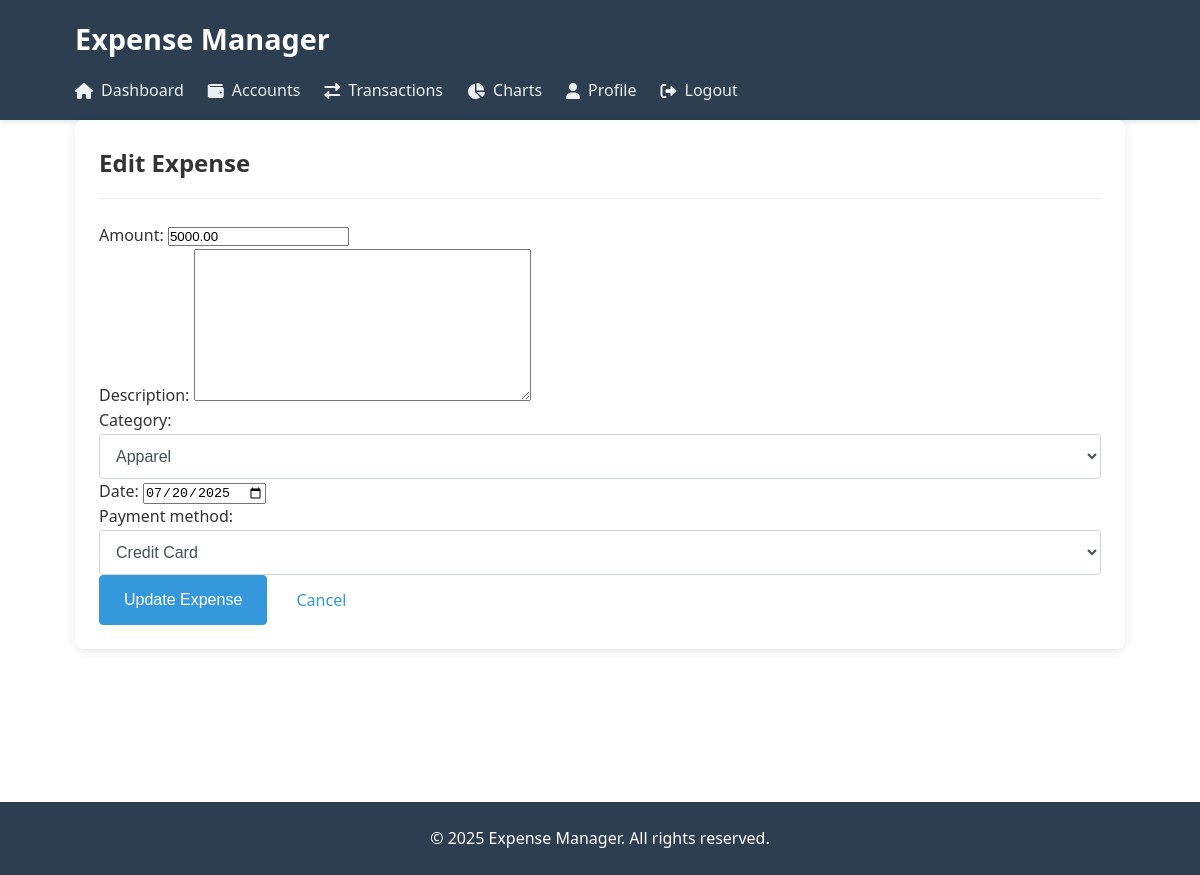
/expenses/1/edit/ (signed in), run on the app's committed database.
### expenses/models.py (models this page shows, shortened)
class Expense(models.Model):
    PAYMENT_METHODS = (
        ('cash', 'Cash'),
        ('credit_card', 'Credit Card'),
        ('debit_card', 'Debit Card'),
        ('bank_transfer', 'Bank Transfer'),
        ('other', 'Other'),
    )
    amount = models.DecimalField(max_digits=10, decimal_places=2)
    description = models.TextField(blank=True)
    category = models.ForeignKey(ExpenseCategory, on_delete=models.CASCADE)
    user = models.ForeignKey(User, on_delete=models.CASCADE)
    date = models.DateField()
    payment_method = models.CharField(max_length=20, choices=PAYMENT_METHODS)
    created_at = models.DateTimeField(auto_now_add=True)
    updated_at = models.DateTimeField(auto_now=True)

### expenses/views.py (the view)
# urls.py: path('expenses/<int:pk>/edit/', views.edit_expense, name='edit_expense'),
@login_required
def edit_expense(request, pk):
    expense = get_object_or_404(Expense, pk=pk, user=request.user)
    if request.method == 'POST':
        form = ExpenseForm(request.POST, instance=expense, user=request.user)
        if form.is_valid():
            form.save()
            messages.success(request, 'Expense updated successfully!')
            return redirect('expenses')
    else:
        form = ExpenseForm(instance=expense, user=request.user)
    return render(request, 'expenses/edit_expense.html', {'form': form})

### expenses/forms.py
class ExpenseForm(forms.ModelForm):
    class Meta:
        model = Expense
        fields = ['amount', 'description', 'category', 'date', 'payment_method']
        widgets = {
            'date': DateInput(),
            'payment_method': forms.Select(attrs={'class': 'form-select'}),
            'category': forms.Select(attrs={'class': 'form-select'}),
        }
    def __init__(self, *args, **kwargs):
        user = kwargs.pop('user', None)
        super().__init__(*args, **kwargs)
        if user:
            self.fields['category'].queryset = ExpenseCategory.objects.all()
            self.fields['category'].empty_label = "Select expense category"

### expenses/models.py (called while the page is built)
    def __str__(self):
        return self.get_name_display()

### expenses/templates/expenses/edit_expense.html (shortened to what this page needs)
{% extends 'expenses/base.html' %}
{% block content %}
<div class="card">
    <div class="card-header">
        <h2 class="card-title">Edit Expense</h2>
    </div>
    <div class="card-body">
        <form method="post">
            {{ form.as_p }}
            <button type="submit" class="btn btn-primary">Update Expense</button>
            <a href="{% url 'expenses' %}" class="btn btn-secondary">Cancel</a>
        </form>
    </div>
</div>
{% endblock %}

### expenses/templates/static/css/style.css (style rules this page uses)
:root { --primary-color: #3498db; --secondary-color: #2980b9; --accent-color: #e74c3c; --light-color: #ecf0f1; --dark-color: #2c3e50; --success-color: #2ecc71; --warning-color: #f39c12; --danger-color: #e74c3c; --gray-color: #95a5a6; }
* { margin: 0; padding: 0; box-sizing: border-box; }
body { font-family: 'Segoe UI', Tahoma, Geneva, Verdana, sans-serif; line-height: 1.6; color: #333; background-color: white; }
a { text-decoration: none; color: var(--primary-color); }
.btn { display: inline-block; font-weight: 400; text-align: center; white-space: nowrap; vertical-align: middle; user-select: none; border: 1px solid transparent; padding: 0.75rem 1.5rem; font-size: 1rem; line-height: 1.5; border-radius: 0.25rem; transition: all 0.15s ease-in-out; cursor: pointer; }
.btn-primary { color: #fff; background-color: var(--primary-color); border-color: var(--primary-color); }
.card { background: white; border-radius: 0.5rem; box-shadow: 0 2px 10px rgba(0, 0, 0, 0.1); padding: 1.5rem; margin-bottom: 2rem; }
.card-header { padding-bottom: 1rem; margin-bottom: 1.5rem; border-bottom: 1px solid #eee; display: flex; justify-content: space-between; align-items: center; }
.card-title { font-size: 1.5rem; margin: 0; }
.form-select { display: block; width: 100%; padding: 0.75rem; font-size: 1rem; line-height: 1.5; color: #495057; background-color: #fff; background-clip: padding-box; border: 1px solid #ced4da; border-radius: 0.25rem; transition: border-color 0.15s ease-in-out, box-shadow 0.15s ease-in-out; }

### data on the page
Expense: amount "5000.00", category "Apparel", date "07/20/2025", payment_method "Credit Card"
